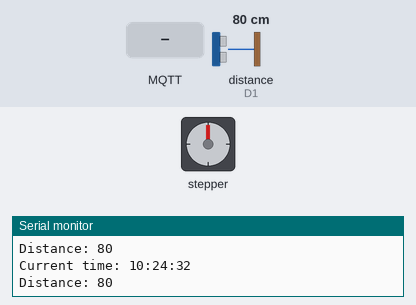
Recording of a program running on a simulated ESP8266 (Wemos D1 mini). Shown: stepper motor, the last lines printed to the serial monitor. Wiring (inferred from the names in the program): ultrasonic range finder: trigger D0; echo D1; stepper motor (200 steps per turn assumed): coils D8, D7, D6, D5. Inputs (shaded band) come from the test bench; at power-on: distance to the obstacle (sensor on D1) 80 cm. The echo pulse lasts 58.3 µs per cm; WiFi joins after 1.5 s; servers stay silent unless stated; network time is answered at once with the bench clock; the local clock reads 2024-03-15 10:24:30 at power-on unless the program sets it; no MQTT or app messages arrive unless stated.

Above: at 2.7 s.
2.8 s: MQTT message "5" arrives on the second subscribed topic
At 3.57 s:
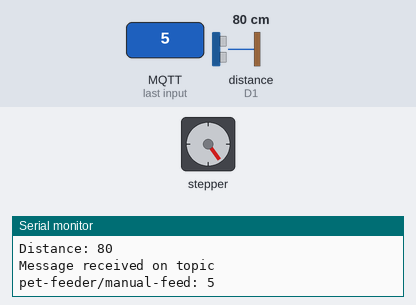
At 4.17 s:
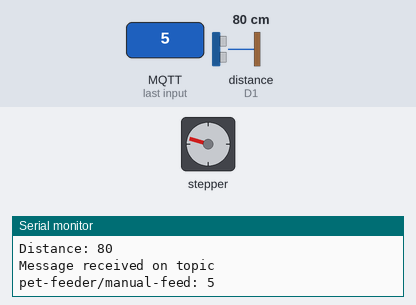
Timing chart, 0 to 20.8 s (numbered marks = the images above; inputs shaded):
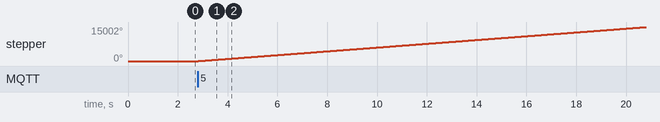

The program:

main.cpp
```cpp
#include <Arduino.h>
#include <RtcDS1302.h>
#include <WiFiManager.h>
#include <NTPClient.h>
#include <WiFiUdp.h>
#include <PubSubClient.h>

// Stepper Motor Configuration
#define IN1 D8
#define IN2 D7
#define IN3 D6
#define IN4 D5

// UltraSonic Configuration
#define TRIG D0
#define ECHO D1

// Steps to rotate the stepper motor for one full rotation
#define DISPENSE_STEPS 515

// Variable to track if the object is detected
bool objectDetected = false;

// Dispensing level (1 to 10, where 1 is 10 grams, 2 is 20 grams, etc.)
int dispensingLevel = 2;


// NTP Client to get time
WiFiUDP ntpUDP;
NTPClient timeClient(ntpUDP, "pool.ntp.org", 7 * 3600);

// WiFi and MQTT configuration
const char *mqttBroker = "52.74.155.78";
const int mqttPort = 1883;
WiFiClient espClient;
PubSubClient client(espClient);

// Forward declarations of functions
void callback(char *topic, byte *payload, unsigned int length);
void reconnect();
void openFeeder(int times);
void stepperMotor(int numberOfSteps);
void setDispensingLevel(int level);
void printDateTime(const RtcDateTime &dt);
bool isLeapYear(uint16_t year);

void printCurrentTime()
{
  timeClient.update();
  Serial.print("Current time: ");
  Serial.println(timeClient.getFormattedTime());
}

String getDeviceId()
{
  // Get the MAC address of the WiFi module
  uint8_t mac[6];
  WiFi.macAddress(mac);

  // Convert the MAC address to a String
  String macStr = "";
  for (int i = 0; i < 6; i++)
  {
    if (mac[i] < 16)
    {
      macStr += "0";
    }
    macStr += String(mac[i], HEX);
    if (i < 5)
    {
      macStr += ":";
    }
  }

  return "AukeyPet-" + macStr;
}

void setup()
{
  // Initialize the serial communication for debugging
  Serial.begin(115200);

  // Initialize the pins for the stepper motor
  pinMode(IN1, OUTPUT);
  pinMode(IN2, OUTPUT);
  pinMode(IN3, OUTPUT);
  pinMode(IN4, OUTPUT);

  // Initialize the pins for the ultrasonic sensor
  pinMode(TRIG, OUTPUT);
  pinMode(ECHO, INPUT);

  // Initialize WiFi and connect to MQTT broker
  WiFiManager wifiManager;
  wifiManager.autoConnect("SAF_AP");

  client.setServer(mqttBroker, mqttPort);
  client.setCallback(callback);

  // Initialize NTP Client
  timeClient.begin();
  while (!timeClient.update())
  {
    timeClient.forceUpdate();
  }

  // Initialize RTC
  timeClient.update();

  // Set the initial dispensing level (can be set by the user)
  setDispensingLevel(1);
}

void loop()
{
  if (!client.connected())
  {
    reconnect();
  }

  client.loop();

  // Get the current time
  printCurrentTime();

  // Variable to store the distance
  long duration, distance;

  // Clear the TRIG pin
  digitalWrite(TRIG, LOW);
  delayMicroseconds(2);

  // Set the TRIG pin high for 10 microseconds
  digitalWrite(TRIG, HIGH);
  delayMicroseconds(10);
  digitalWrite(TRIG, LOW);

  // Read the ECHO pin
  duration = pulseIn(ECHO, HIGH);

  // Calculate the distance
  distance = (duration / 2) / 29.1;

  // Print the distance to the serial monitor
  Serial.print("Distance: ");
  Serial.println(distance);

  // Publish the distance to the MQTT broker
  client.publish("pet-feeder/distance", String(distance).c_str());

  // Check if the distance is less than a threshold (e.g., 10 cm)
  if (distance < 10)
  {
    // If the object was not previously detected, open the feeder
    if (!objectDetected)
    {
      openFeeder(dispensingLevel);
    }
    objectDetected = true; // Set object detected flag
  }
  else
  {
    // If the object is not detected, reset the flag
    objectDetected = false;
  }

  // Small delay before the next loop
  delay(200);
}

void handleDispensingLevel(const String &message)
{
  int level = message.toInt();
  setDispensingLevel(level);
}

void handleManualFeed(int times)
{
  openFeeder(times);
}

void callback(char *topic, byte *payload, unsigned int length)
{
  payload[length] = '\0'; // Null-terminate the payload
  String message = String((char *)payload);
  Serial.print("Message received on topic ");
  Serial.print(topic);
  Serial.print(": ");
  Serial.println(message);

  if (String(topic) == "pet-feeder/dispensing-level")
  {
    handleDispensingLevel(message);
  }
  else if (String(topic) == "pet-feeder/manual-feed")
  {
    int feedTimes = message.toInt();
    handleManualFeed(feedTimes);
  }
}

void subscribeToTopics()
{
  client.subscribe("pet-feeder/dispensing-level");
  client.subscribe("pet-feeder/manual-feed");
}

void reconnect()
{
  while (!client.connected())
  {
    Serial.print("Attempting MQTT connection...");
    if (client.connect("SAF_Pet_Feeder_Client"))
    {
      Serial.println("connected");
      subscribeToTopics();
      Serial.println("DeviceID: " + getDeviceId());
    }
    else
    {
      Serial.println("DeviceID: " + getDeviceId());
      Serial.print("failed, rc=");
      Serial.print(client.state());
      Serial.println(" try again in 5 seconds");
      delay(5000);
    }
  }
}

void stepperMotor(int numberOfSteps)
{
  // Define the steps for the stepper motor
  int steps[8][4] = {
      {1, 0, 0, 0},
      {1, 1, 0, 0},
      {0, 1, 0, 0},
      {0, 1, 1, 0},
      {0, 0, 1, 0},
      {0, 0, 1, 1},
      {0, 0, 0, 1},
      {1, 0, 0, 1}};

  // Loop through the steps
  for (int i = 0; i < numberOfSteps; i++)
  {
    // Set the index based on the direction
    for (int j = 0; j < 8; j++)
    {
      digitalWrite(IN1, steps[j][0]);
      digitalWrite(IN2, steps[j][1]);
      digitalWrite(IN3, steps[j][2]);
      digitalWrite(IN4, steps[j][3]);
      delay(1);
    }

    // Publish status to MQTT
    client.publish("pet-feeder/status", "Moving...");
  }
}

void openFeeder(int times)
{
  int steps = DISPENSE_STEPS * times;
  stepperMotor(steps);
}

void setDispensingLevel(int level)
{
  // Ensure the level is within the valid range (1 to 10)
  if (level >= 1 && level <= 10)
  {
    dispensingLevel = level;
    Serial.print("Dispensing level set to: ");
    Serial.println(dispensingLevel);
  }
  else
  {
    Serial.println("Invalid level. Please set a level between 1 and 10.");
  }
}

void printDateTime(const RtcDateTime &dt)
{
  char datestring[20];

  snprintf_P(datestring,
             countof(datestring),
             PSTR("%02u/%02u/%04u %02u:%02u:%02u"),
             dt.Month(),
             dt.Day(),
             dt.Year(),
             dt.Hour(),
             dt.Minute(),
             dt.Second());
  Serial.print(datestring);
}

bool isLeapYear(uint16_t year)
{
  return ((year % 4 == 0 && year % 100 != 0) || (year % 400 == 0));
}
```

Measured:
- after the input at 2.8 s, stepper: keeps turning clockwise at about 835°/s, starting at once
